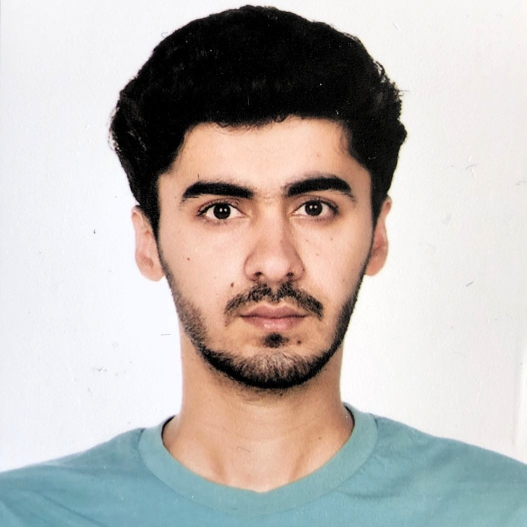
#> input picture code/4.jpg, 1053 x 1053 px, given in place of cating4.jpg, which was not available (shown at 1/2 size)
$ jupyter execute Untitled.ipynb
#> lines starting #> are read from the running program, lines starting #| are printed output that depends on the picture; after the words box and inside, x2 and y2 are one past the last pixel; in counts of white or black regions, pixels touching at a corner belong together; pictures that were not available may be replaced by others from this repository, and a replacement may not be noted
[cell 1]
def lagrange_tabular(x, x_values, y_values):
#> called with x = 8
    n = len(x_values)
    y = 0
    for i in range(n):
        term = y_values[i]
        for j in range(n):
            if j != i:
                term *= (x - x_values[j]) / (x_values[i] - x_values[j])
        y += term
    return y

[cell 2]
x = 8
x_values = [0, 48, 80, 92]
y_values = [13.649, 40.349, 70.586, 80.811]
y = lagrange_tabular(x, x_values, y_values)
print(y) # output: 7.0

[cell 3]
x = 90
x_values = [0, 48, 80, 92]
y_values = [13.649, 40.349, 70.586, 80.811]
y = lagrange_tabular(x, x_values, y_values)
print(y) # output: 7.0

[cell 4]
x = 101
x_values = [0, 48, 80, 92]
y_values = [13.649, 40.349, 70.586, 80.811]
y = lagrange_tabular(x, x_values, y_values)
print(y) # output: 7.0

[cell 5]
# importing libraries
import cv2
import numpy as np

# reading image
img = cv2.imread("cating4.jpg")
#> img is the input picture: shape (1053, 1053, 3); mean B, G, R 178.8, 182.7, 188.3

# Edges
gray = cv2.cvtColor(img, cv2.COLOR_BGR2GRAY)
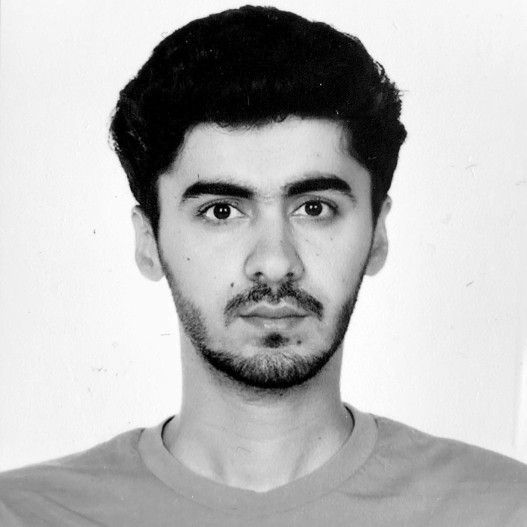
#> gray: shape (1053, 1053) (shown at 1/2 size); min 0, max 255, mean 183.9
gray = cv2.medianBlur (gray, 5)
edges= cv2.adaptiveThreshold(gray, 255,cv2.ADAPTIVE_THRESH_MEAN_C,cv2.THRESH_BINARY, 9, 5)
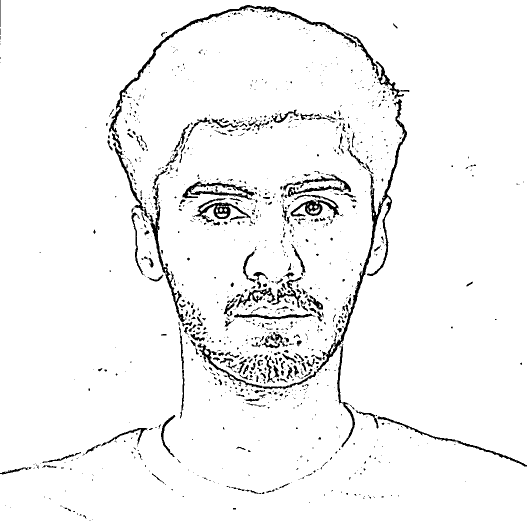
#> edges: shape (1053, 1053) (shown at 1/2 size); 95.7% white; 1197 black regions (946 under 20 px), largest, box (x1, y1, x2, y2) and area: (395, 198, 814, 779) 6340, (218, 10, 714, 276) 3779, (298, 409, 373, 644) 1737

# Cartoonization
color= cv2.bilateralFilter(img, 9, 250, 250)
cartoon= cv2.bitwise_and(color, color, mask=edges)
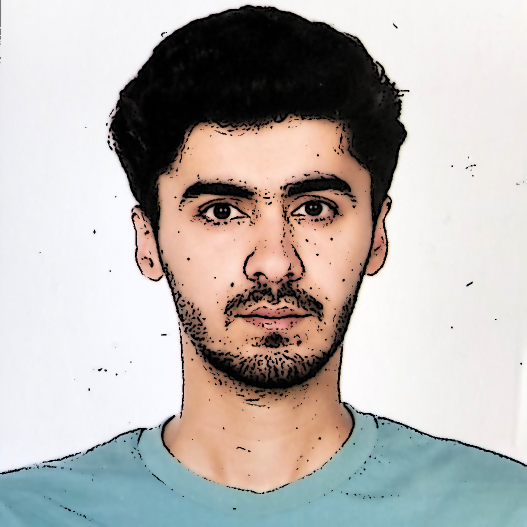
#> cartoon: shape (1053, 1053, 3) (shown at 1/2 size); mean B, G, R 175.6, 179.1, 183.9

cv2.imshow("Image", img)
cv2.imshow("edges", edges)
cv2.imshow("Cartoon", cartoon)
cv2.waitKey(0)
cv2.destroyAllWindows()

[cell 6]
import tkinter as tk
from tkinter import messagebox
import sqlite3

def create_table():
    conn = sqlite3.connect('login_info.db')
    c = conn.cursor()
    c.execute('''CREATE TABLE IF NOT EXISTS users
                 (username TEXT, password TEXT)''')
    conn.commit()
    conn.close()

# [71 lines left out: functions save_credentials, login, signup, view_users, open_profile_window, not called in this run]

# Create the main window
window = tk.Tk()
window.title("Login/Signup")

# Set window dimensions and center it on the screen
window_width = 400
window_height = 300
screen_width = window.winfo_screenwidth()
screen_height = window.winfo_screenheight()
x = int((screen_width / 2) - (window_width / 2))
y = int((screen_height / 2) - (window_height / 2))
window.geometry(f"{window_width}x{window_height}+{x}+{y}")

# Set window background color
window.config(bg="#F0F0F0")

# Set custom font
font = ("Arial", 12)

# Create labels and entry widgets for username and password
label_username = tk.Label(window, text="Username:", font=font, bg="#F0F0F0")
label_username.pack(pady=10)
entry_username = tk.Entry(window, font=font, bd=2)
entry_username.pack(pady=5)

label_password = tk.Label(window, text="Password:", font=font, bg="#F0F0F0")
label_password.pack(pady=10)
entry_password = tk.Entry(window, show="*", font=font, bd=2)
entry_password.pack(pady=5)

# Create login, signup, and view users buttons with custom colors
login_button = tk.Button(window, text="Login", font=font, bg="#4CAF50", fg="white", bd=0, command=login)
login_button.pack(pady=15, ipadx=20, ipady=5)

signup_button = tk.Button(window, text="Signup", font=font, bg="#2196F3", fg="white", bd=0, command=signup)
signup_button.pack(pady=5, ipadx=20, ipady=5)

view_users_button = tk.Button(window, text="View Users", font=font, bg="#FF9800", fg="white", bd=0, command=view_users)
view_users_button.pack(pady=5, ipadx=20, ipady=5)

# Create database table if it doesn't exist
create_table()

# Run the main event loop
window.mainloop()

[cell 7]
import tkinter as tk
import cv2
from PIL import Image, ImageTk
import numpy as np

# Create a cascade classifier for face detection
face_cascade = cv2.CascadeClassifier(cv2.data.haarcascades + 'haarcascade_frontalface_default.xml')

# Load the crown image with transparency
crown_image = Image.open("crown.png").convert("RGBA")
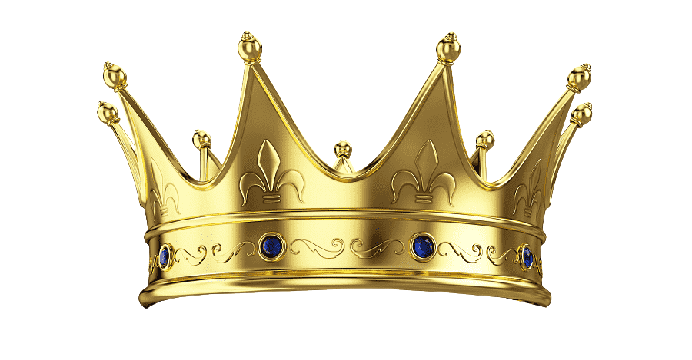
#> input picture code/crown.png, 692 x 360 px
#> crown_image is the input picture: PIL image 692x360 RGBA; mean R, G, B, A 52.1, 46, 26.4, 73.5
crown_width, crown_height = crown_image.size
#> crown_width = 692; crown_height = 360
crown_scale = 2  # Make the crown larger
crown_image = crown_image.resize((int(crown_width * crown_scale), int(crown_height * crown_scale)))
#> crown_image: PIL image 1384x720 RGBA
crown_width, crown_height = crown_image.size
#> crown_width = 1384; crown_height = 720
crown_image_np = np.array(crown_image)

# [20 lines left out: function detect_faces, not called in this run]

class FaceRecognitionApp:
    def __init__(self, root):
        self.root = root
        self.root.title("Face Recognition App")

        self.video_capture = cv2.VideoCapture(0)
        self.image = None  # Hold a reference to the image object

        self.label = tk.Label(self.root)
        self.label.pack()

        self.capture_button = tk.Button(self.root, text="Capture", command=self.capture_image)
        self.capture_button.pack(pady=5)

        self.release_button = tk.Button(self.root, text="Release Camera", command=self.release_camera)
        self.release_button.pack(pady=10)

        self.get_camera_button = tk.Button(self.root, text="Get Camera", command=self.get_camera)
        self.get_camera_button.pack(pady=5)

        self.quit_button = tk.Button(self.root, text="Quit", command=self.quit)
        self.quit_button.pack(pady=5)

    def quit(self):
        self.release_camera()
        self.root.destroy()

    # [4 lines left out: function release_camera, not called in this run]

    def get_camera(self):
        if self.video_capture is None:
            self.video_capture = cv2.VideoCapture(0)

    # [19 lines left out: functions capture_image, update_frame, not called in this run]

    def start(self):
        self.update_frame()
        self.root.mainloop()

if __name__ == "__main__":
    # Set up the GUI
    root = tk.Tk()
    app = FaceRecognitionApp(root)
    app.start()
